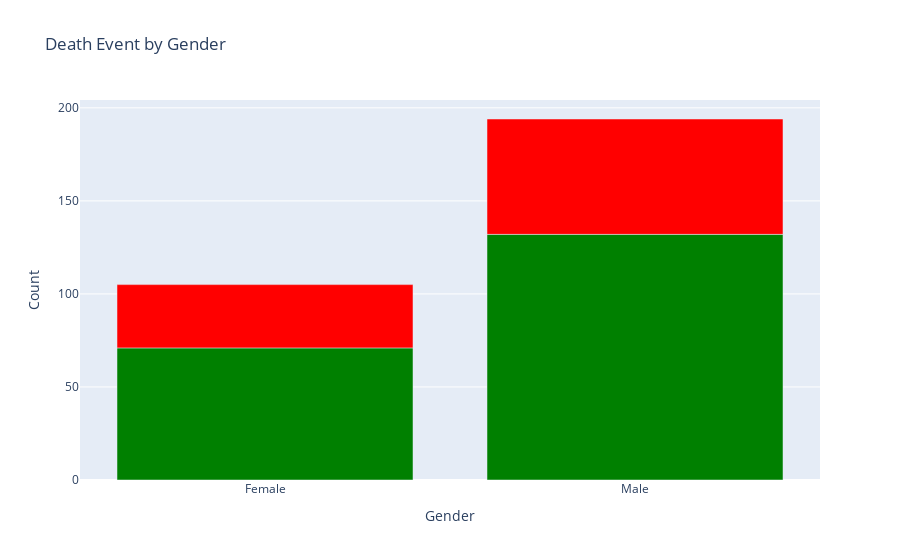

The cell this chart's notebook holds for it:
### Code cell
# Group data by 'sex' and 'death_event'
death_by_sex = df.groupby(['gender', 'death_event']).size().reset_index(name='count')

# Ensure 'death_event' is treated as a categorical variable
death_by_sex['death_event'] = death_by_sex['death_event'].astype('category')

# Create the bar chart
fig = px.bar(death_by_sex, x='gender', y='count', 
             title='Death Event by Gender',
             labels={'gender': 'Gender', 'count': 'Count', 'death_event': 'Death Event'},
             color='death_event',  # Use 'death_event' for coloring
             color_discrete_map={0: 'green', 1: 'red'})  # Force specific colors for 'death_event'

# Update layout to remove the legend, add x-axis labels, and set axis labels
fig.update_layout(
    showlegend=False,  # Hide legend
    xaxis_title='Gender',  # Set the x-axis title
    yaxis_title='Count',  # Set the y-axis title
    xaxis={'tickmode': 'array', 'tickvals': ['Female', 'Male'], 'ticktext': ['Female', 'Male']}  # Set x-axis labels
)
# Export the figure as an image
fig.write_image("Visualizations/death_by_gender.png", engine="kaleido")
# Show the plot
fig.show()

### Figure 1 — Plotly figure (JSON) as saved in the notebook; plotly's stock layout.template omitted (floating-point values rounded to 4 significant figures)
{"data": [{"alignmentgroup": "True", "hovertemplate": "Death Event=0<br>Gender=%{x}<br>Count=%{y}<extra></extra>", "legendgroup": "0", "marker": {"color": "green", "pattern": {"shape": ""}}, "name": "0", "offsetgroup": "0", "orientation": "v", "showlegend": true, "textposition": "auto", "type": "bar", "x": ["Female", "Male"], "xaxis": "x", "y": [71, 132], "yaxis": "y"}, {"alignmentgroup": "True", "hovertemplate": "Death Event=1<br>Gender=%{x}<br>Count=%{y}<extra></extra>", "legendgroup": "1", "marker": {"color": "red", "pattern": {"shape": ""}}, "name": "1", "offsetgroup": "1", "orientation": "v", "showlegend": true, "textposition": "auto", "type": "bar", "x": ["Female", "Male"], "xaxis": "x", "y": [34, 62], "yaxis": "y"}], "layout": {"barmode": "relative", "legend": {"title": {"text": "Death Event"}, "tracegroupgap": 0}, "showlegend": false, "title": {"text": "Death Event by Gender"}, "xaxis": {"anchor": "y", "domain": [0, 1], "tickmode": "array", "ticktext": ["Female", "Male"], "tickvals": ["Female", "Male"], "title": {"text": "Gender"}}, "yaxis": {"anchor": "x", "domain": [0, 1], "title": {"text": "Count"}}}}
